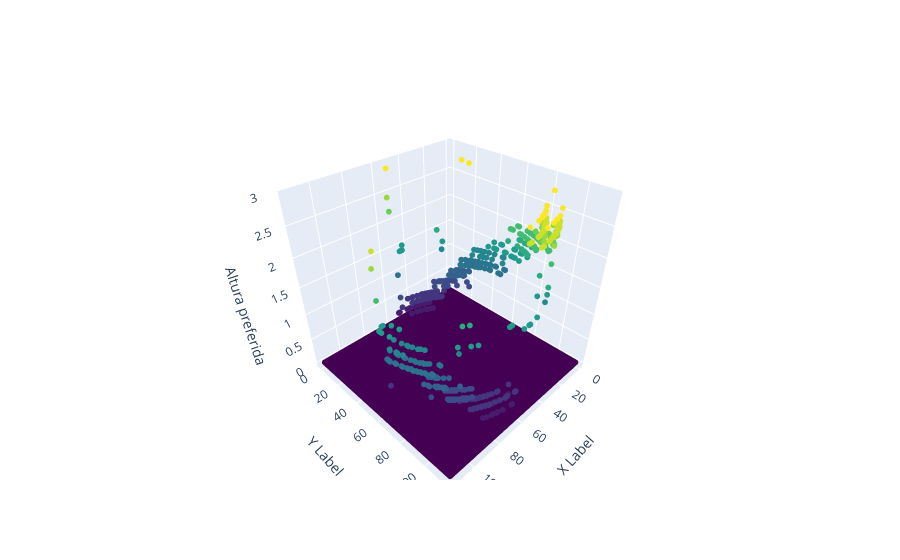

This figure's notebook cell:
### Markdown cell above
Ploteo en el fibrado:

### Code cell
#los dibujo
scatterDict(dic_bordes, imagen, False)

### Figure 1 — Plotly figure (JSON) as saved in the notebook; plotly's stock layout.template omitted (floating-point values rounded to 4 significant figures; data arrays with more than 128 entries replaced by an {"elided": "..."} marker saying what was removed)
{"data": [{"marker": {"color": {"elided": "13340 float values"}, "colorscale": [[0, "#440154"], [0.1111, "#482878"], [0.2222, "#3e4989"], [0.3333, "#31688e"], [0.4444, "#26828e"], [0.5556, "#1f9e89"], [0.6667, "#35b779"], [0.7778, "#6ece58"], [0.8889, "#b5de2b"], [1, "#fde725"]], "size": 2}, "mode": "markers", "type": "scatter3d", "x": {"elided": "13340 int values"}, "y": {"elided": "13340 int values"}, "z": {"elided": "13340 float values"}}], "layout": {"scene": {"xaxis": {"title": {"text": "X Label"}}, "yaxis": {"title": {"text": "Y Label"}}, "zaxis": {"title": {"text": "Altura preferida"}}}}}
